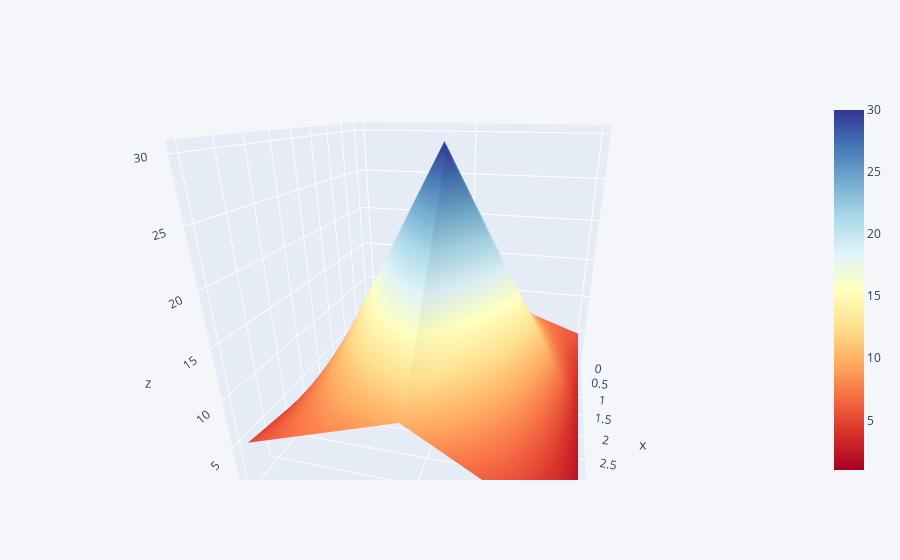

Here is the notebook cell this chart was saved with:
### Markdown cell above
## 3d Surface

### Code cell
df3 = pd.DataFrame({'x':[1,2,3,4,5],'y':[10,20,30,20,10],'z':[5,4,3,2,1]})
df3.iplot(kind='surface',colorscale='rdylbu')

### Figure 1 — Plotly figure (JSON) as saved in the notebook; plotly's stock layout.template omitted (floating-point values rounded to 4 significant figures)
{"data": [{"colorscale": [[0, "rgb(165,0,38)"], [0.1, "rgb(215,48,39)"], [0.2, "rgb(244,109,67)"], [0.3, "rgb(253,174,97)"], [0.4, "rgb(254,224,144)"], [0.5, "rgb(255,255,191)"], [0.6, "rgb(224,243,248)"], [0.7, "rgb(171,217,233)"], [0.8, "rgb(116,173,209)"], [0.9, "rgb(69,117,180)"], [1, "rgb(49,54,149)"]], "type": "surface", "x": [0, 1, 2, 3, 4], "y": ["x", "y", "z"], "z": [[1, 2, 3, 4, 5], [10, 20, 30, 20, 10], [5, 4, 3, 2, 1]]}], "layout": {"autosize": true, "legend": {"bgcolor": "#F5F6F9", "font": {"color": "#4D5663"}}, "paper_bgcolor": "#F5F6F9", "plot_bgcolor": "#F5F6F9", "scene": {"aspectmode": "auto", "aspectratio": {"x": 1, "y": 1, "z": 1}, "camera": {"center": {"x": 0, "y": 0, "z": 0}, "eye": {"x": 1.364, "y": 0.3458, "z": 0.5754}, "projection": {"type": "perspective"}, "up": {"x": 0, "y": 0, "z": 1}}}, "title": {"font": {"color": "#4D5663"}}, "xaxis": {"gridcolor": "#E1E5ED", "showgrid": true, "tickfont": {"color": "#4D5663"}, "title": {"font": {"color": "#4D5663"}, "text": ""}, "zerolinecolor": "#E1E5ED"}, "yaxis": {"gridcolor": "#E1E5ED", "showgrid": true, "tickfont": {"color": "#4D5663"}, "title": {"font": {"color": "#4D5663"}, "text": ""}, "zerolinecolor": "#E1E5ED"}}}
